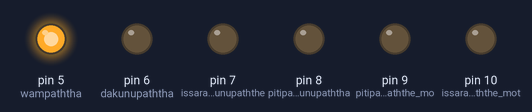
The sketch below on a simulated Arduino Uno, built with avr-gcc and run on an emulated ATmega328P. Shown: output pins drawn as LEDs (lit = HIGH).

Above: at 0.1 s.
Timing chart, 0 to 1.6 s (numbered marks = the images above):
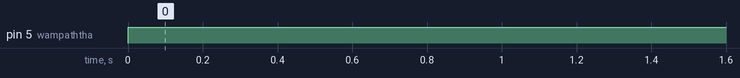

The sketch:

moterchek.ino
```cpp
void setup() {
// put your setup code here, to run once: Arduino
pinMode(7,OUTPUT);//issarahata dakunupaththe moter eka
pinMode(8,OUTPUT);//pitipassata dakunupaththa moter eka
pinMode(9,OUTPUT);//pitipassata wampaththe moter eka
pinMode(10,OUTPUT);//issarahata wampaththe moter eka
pinMode(6,OUTPUT);//dakunupaththa
pinMode(5,OUTPUT);//wampaththa
/*//nodemcu
pinMode(4,OUTPUT);// issarahata dakunupaththa moter eka
pinMode(2,OUTPUT);// pitipassata dakunupaththa moter eka
pinMode(5,OUTPUT);//wampaththe pitipassata
pinMode(0,OUTPUT);//wampaththa issarahata
*/
}

void loop() {
  // put your main code here, to run repeatedly:
digitalWrite(5,HIGH);
}
```

Measured:
- by itself, pin 5 (wampaththa): LOW → HIGH at 0.00 s
